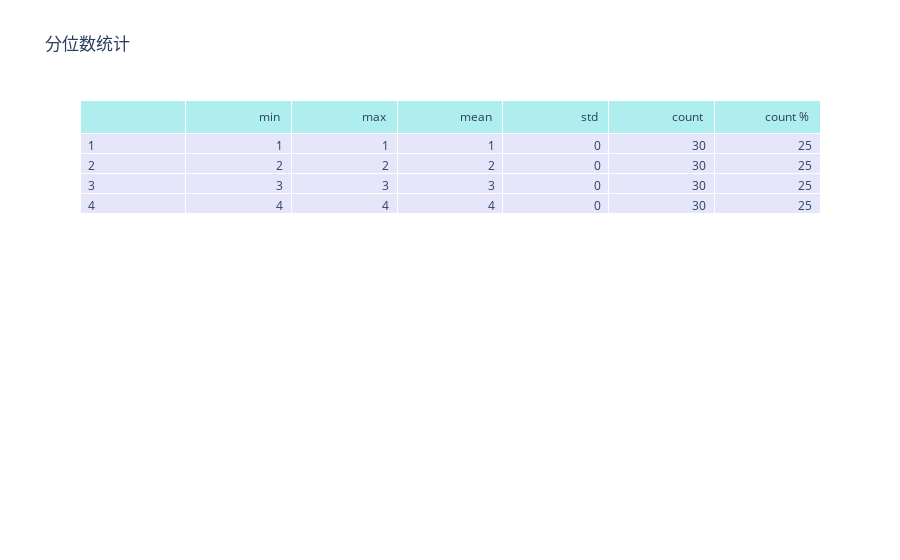
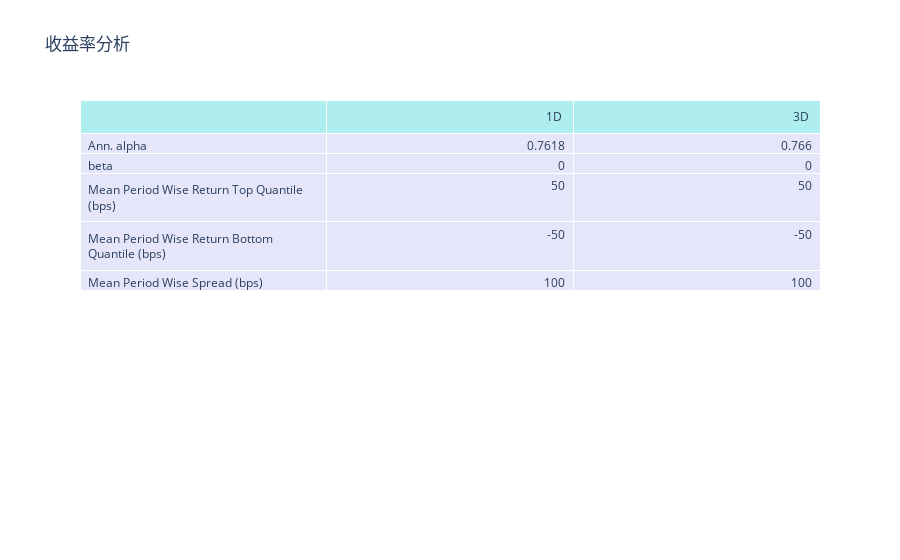
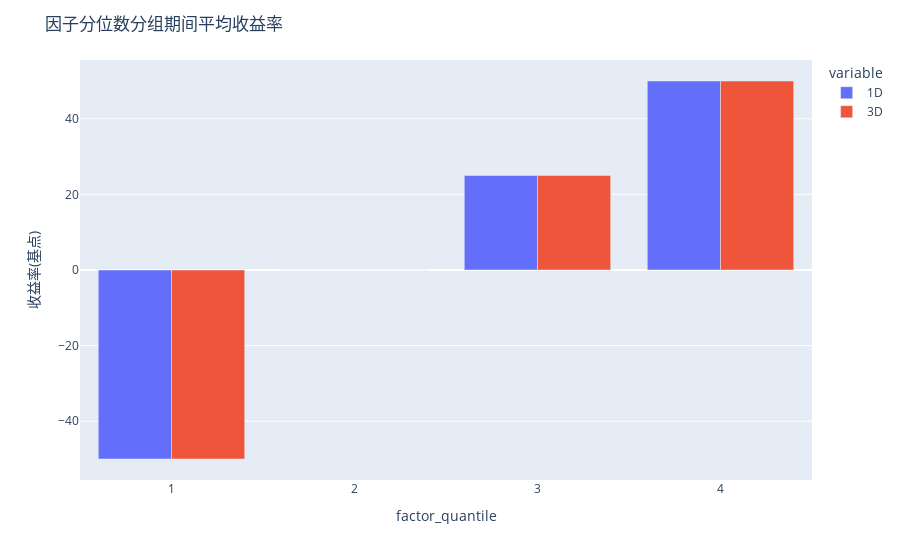
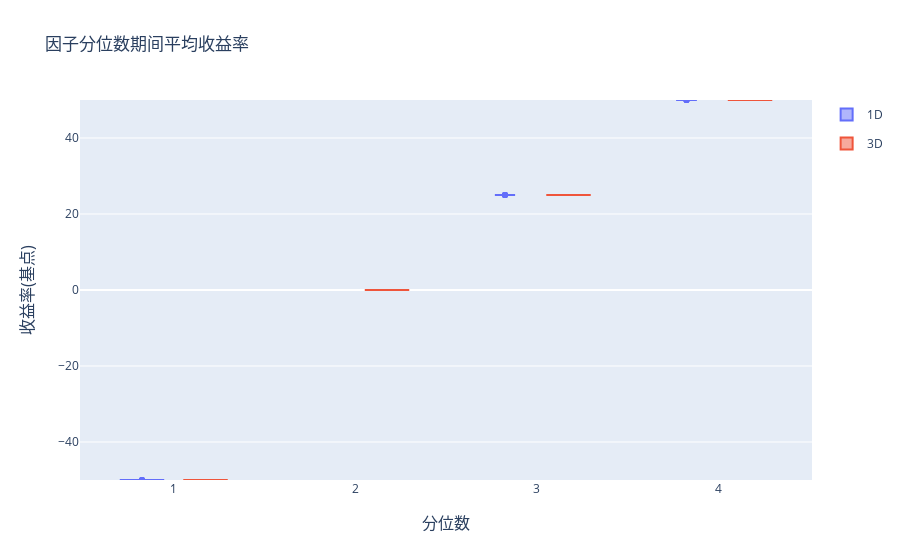

These figures' notebook cell, in order:
### Code cell
create_full_tear_sheet(factor_data, long_short=False, group_neutral=False, by_group=False)
create_event_returns_tear_sheet(factor_data, prices, avgretplot=(3, 11),
                                long_short=False, group_neutral=False, by_group=False)

### Figure 1 — Plotly figure (JSON) as saved in the notebook; plotly's stock layout.template omitted (floating-point values rounded to 4 significant figures)
{"data": [{"cells": {"align": ["left", "right"], "fill": {"color": "lavender"}, "values": [[1, 2, 3, 4], [1, 2, 3, 4], [1, 2, 3, 4], [1, 2, 3, 4], [0, 0, 0, 0], [30, 30, 30, 30], [25, 25, 25, 25]]}, "header": {"align": ["left", "right"], "fill": {"color": "paleturquoise"}, "values": ["", "min <br>", "max <br>", "mean <br>", "std <br>", "count <br>", "count % <br>"]}, "type": "table"}], "layout": {"title": {"text": "分位数统计"}}}

### Figure 2 — Plotly figure (JSON) as saved in the notebook; plotly's stock layout.template omitted (floating-point values rounded to 4 significant figures)
{"data": [{"cells": {"align": ["left", "right"], "fill": {"color": "lavender"}, "values": [["Ann. alpha", "beta", "Mean Period Wise Return Top Quantile (bps)", "Mean Period Wise Return Bottom Quantile (bps)", "Mean Period Wise Spread (bps)"], [0.7618, 0, 50, -50, 100], [0.766, 0, 50, -50, 100]]}, "header": {"align": ["left", "right"], "fill": {"color": "paleturquoise"}, "values": ["", "1D <br>", "3D <br>"]}, "type": "table"}], "layout": {"title": {"text": "收益率分析"}}}

### Figure 3 — Plotly figure (JSON) as saved in the notebook; plotly's stock layout.template omitted (floating-point values rounded to 4 significant figures)
{"data": [{"alignmentgroup": "True", "hovertemplate": "variable=1D<br>factor_quantile=%{x}<br>value=%{y}<extra></extra>", "legendgroup": "1D", "marker": {"color": "#636efa"}, "name": "1D", "offsetgroup": "1D", "orientation": "v", "showlegend": true, "textposition": "auto", "type": "bar", "x": [1, 2, 3, 4], "xaxis": "x", "y": [-50.0, 0, 25.0, 50.0], "yaxis": "y"}, {"alignmentgroup": "True", "hovertemplate": "variable=3D<br>factor_quantile=%{x}<br>value=%{y}<extra></extra>", "legendgroup": "3D", "marker": {"color": "#EF553B"}, "name": "3D", "offsetgroup": "3D", "orientation": "v", "showlegend": true, "textposition": "auto", "type": "bar", "x": [1, 2, 3, 4], "xaxis": "x", "y": [-50.0, 0, 25.0, 50.0], "yaxis": "y"}], "layout": {"barmode": "group", "legend": {"title": {"text": "variable"}, "tracegroupgap": 0}, "margin": {"t": 60}, "title": {"text": "因子分位数分组期间平均收益率"}, "xaxis": {"anchor": "y", "domain": [0, 1], "title": {"text": "factor_quantile"}}, "yaxis": {"anchor": "x", "domain": [0, 1], "range": [null, null], "title": {"text": "收益率(基点)"}}}}

### Figure 4 — Plotly figure (JSON) as saved in the notebook; plotly's stock layout.template omitted (floating-point values rounded to 4 significant figures)
{"data": [{"box": {"visible": false}, "legendgroup": "1D", "meanline": {"visible": true}, "name": "1D", "scalegroup": "1D", "type": "violin", "x": [1, 1, 1, 1, 1, 1, 1, 1, 1, 1, 1, 1, 1, 1, 1, 1, 1, 1, 1, 1, 1, 1, 1, 1, 1, 1, 1, 1, 1, 1, 2, 2, 2, 2, 2, 2, 2, 2, 2, 2, 2, 2, 2, 2, 2, 2, 2, 2, 2, 2, 2, 2, 2, 2, 2, 2, 2, 2, 2, 2, 3, 3, 3, 3, 3, 3, 3, 3, 3, 3, 3, 3, 3, 3, 3, 3, 3, 3, 3, 3, 3, 3, 3, 3, 3, 3, 3, 3, 3, 3, 4, 4, 4, 4, 4, 4, 4, 4, 4, 4, 4, 4, 4, 4, 4, 4, 4, 4, 4, 4, 4, 4, 4, 4, 4, 4, 4, 4, 4, 4], "y": [-50.0, -50.0, -50.0, -50.0, -50.0, -50.0, -50.0, -50.0, -50.0, -50.0, -50.0, -50.0, -50.0, -50.0, -50.0, -50.0, -50.0, -50.0, -50.0, -50.0, -50.0, -50.0, -50.0, -50.0, -50.0, -50.0, -50.0, -50.0, -50.0, -50.0, 0, 0, 0, 0, 0, 0, 0, 0, 0, 0, 0, 0, 0, 0, 0, 0, 0, 0, 0, 0, 0, 0, 0, 0, 0, 0, 0, 0, 0, 0, 25.0, 25.0, 25.0, 25.0, 25.0, 25.0, 25.0, 25.0, 25.0, 25.0, 25.0, 25.0, 25.0, 25.0, 25.0, 25.0, 25.0, 25.0, 25.0, 25.0, 25.0, 25.0, 25.0, 25.0, 25.0, 25.0, 25.0, 25.0, 25.0, 25.0, 50.0, 50.0, 50.0, 50.0, 50.0, 50.0, 50.0, 50.0, 50.0, 50.0, 50.0, 50.0, 50.0, 50.0, 50.0, 50.0, 50.0, 50.0, 50.0, 50.0, 50.0, 50.0, 50.0, 50.0, 50.0, 50.0, 50.0, 50.0, 50.0, 50.0]}, {"box": {"visible": false}, "legendgroup": "3D", "meanline": {"visible": true}, "name": "3D", "scalegroup": "3D", "type": "violin", "x": [1, 1, 1, 1, 1, 1, 1, 1, 1, 1, 1, 1, 1, 1, 1, 1, 1, 1, 1, 1, 1, 1, 1, 1, 1, 1, 1, 1, 1, 1, 2, 2, 2, 2, 2, 2, 2, 2, 2, 2, 2, 2, 2, 2, 2, 2, 2, 2, 2, 2, 2, 2, 2, 2, 2, 2, 2, 2, 2, 2, 3, 3, 3, 3, 3, 3, 3, 3, 3, 3, 3, 3, 3, 3, 3, 3, 3, 3, 3, 3, 3, 3, 3, 3, 3, 3, 3, 3, 3, 3, 4, 4, 4, 4, 4, 4, 4, 4, 4, 4, 4, 4, 4, 4, 4, 4, 4, 4, 4, 4, 4, 4, 4, 4, 4, 4, 4, 4, 4, 4], "y": [-50.0, -50.0, -50.0, -50.0, -50.0, -50.0, -50.0, -50.0, -50.0, -50.0, -50.0, -50.0, -50.0, -50.0, -50.0, -50.0, -50.0, -50.0, -50.0, -50.0, -50.0, -50.0, -50.0, -50.0, -50.0, -50.0, -50.0, -50.0, -50.0, -50.0, 0, 0, 0, 0, 0, 0, 0, 0, 0, 0, 0, 0, 0, 0, 0, 0, 0, 0, 0, 0, 0, 0, 0, 0, 0, 0, 0, 0, 0, 0, 25.0, 25.0, 25.0, 25.0, 25.0, 25.0, 25.0, 25.0, 25.0, 25.0, 25.0, 25.0, 25.0, 25.0, 25.0, 25.0, 25.0, 25.0, 25.0, 25.0, 25.0, 25.0, 25.0, 25.0, 25.0, 25.0, 25.0, 25.0, 25.0, 25.0, 50.0, 50.0, 50.0, 50.0, 50.0, 50.0, 50.0, 50.0, 50.0, 50.0, 50.0, 50.0, 50.0, 50.0, 50.0, 50.0, 50.0, 50.0, 50.0, 50.0, 50.0, 50.0, 50.0, 50.0, 50.0, 50.0, 50.0, 50.0, 50.0, 50.0]}], "layout": {"annotations": [{"font": {"size": 16}, "showarrow": false, "text": "分位数", "x": 0.5, "xanchor": "center", "xref": "paper", "y": 0, "yanchor": "top", "yref": "paper", "yshift": -30}, {"font": {"size": 16}, "showarrow": false, "text": "收益率(基点)", "textangle": -90, "x": 0, "xanchor": "right", "xref": "paper", "xshift": -40, "y": 0.5, "yanchor": "middle", "yref": "paper"}], "title": {"text": "因子分位数期间平均收益率"}, "violinmode": "group", "xaxis": {"anchor": "y", "domain": [0, 1]}, "yaxis": {"anchor": "x", "domain": [0, 1], "range": [-50.0, 50.0]}}}
